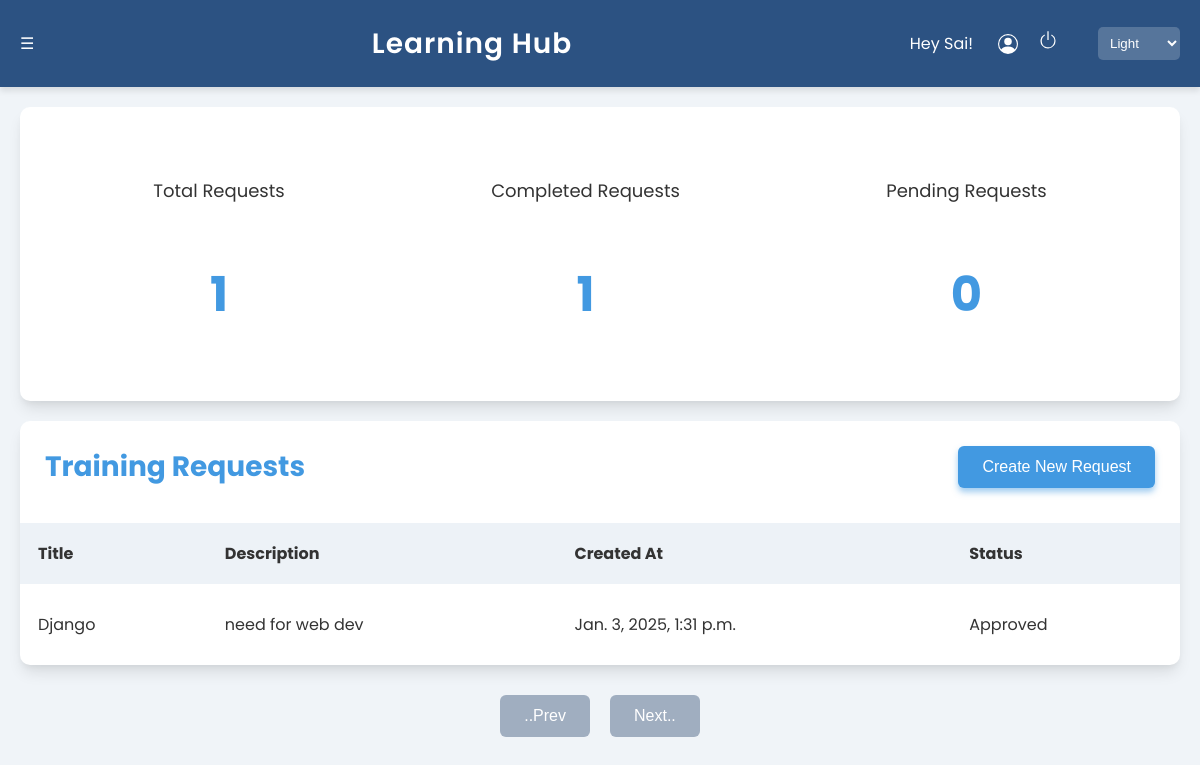
/dashboard/Manager/1, run on the app's committed database.
### authentication/models.py (models this page shows, shortened)
class User(models.Model):
    name = models.CharField(max_length=100)
    email = models.EmailField(unique=True)
    password = models.CharField(max_length=255)
    role = models.ForeignKey(Role, on_delete=models.CASCADE)

### dashboards/models.py (models this page shows, shortened)
class TrainingRequest(models.Model):
    request_id = models.AutoField(primary_key=True)
    title = models.CharField(max_length=255)
    description = models.TextField(null=True, blank=True)
    status = models.CharField(
        max_length=10,
        choices=[('Pending', 'Pending'),
                 ('Approved', 'Approved'),
                 ('Rejected', 'Rejected')],
        default='Pending'
    )
    account_manager = models.ForeignKey(
        'authentication.User',
        on_delete=models.CASCADE,
        limit_choices_to={'role__role_name': 'Manager'}
    )
    course_duration = models.PositiveIntegerField(help_text="Duration in days")  # New field
    employee_count = models.PositiveIntegerField(help_text="Number of employees involved")  # New field
    created_at = models.DateTimeField(auto_now_add=True)

### dashboards/views.py (the view)
# urls.py: path('Manager/<int:user_id>', views.Manager_view, name='Manager'),
def Manager_view(request, user_id):
    manager = get_object_or_404(User, id=user_id)
    training_requests = TrainingRequest.objects.filter(account_manager=manager).order_by('-created_at')
    limit = int(request.GET.get('limit', 5))
    offset = int(request.GET.get('offset', 0))
    paginator = Paginator(training_requests, limit)
    page_number = offset // limit + 1
    page = paginator.get_page(page_number)
    context = {
        'name': manager.name,
        'total': training_requests.count(),
        'completed': training_requests.filter(status='Approved').count(),
        'pending': training_requests.filter(status='Pending').count(),
        'data': page,
    }
    if request.method == 'POST':
        form = TrainingRequestForm(request.POST)
        if form.is_valid():
            instance = form.save(commit=False)
            instance.account_manager = manager  # Set the account manager
            instance.save()  # Save the instance to the database
            return redirect("Manager", user_id=user_id)
        else:
            print(form.errors)  # Print errors for debugging
    else:
        form = TrainingRequestForm()
    context['form'] = form
    return render(request, 'dashboards/Manager.html', context)

### dashboards/forms.py
class TrainingRequestForm(forms.ModelForm):
    class Meta:
        model = TrainingRequest
        fields = ['title', 'description', 'course_duration', 'employee_count']
        widgets = {
            'description': forms.Textarea(attrs={'rows': 4}),
            'status': forms.Select(),
        }

### dashboards/templates/dashboards/Manager.html (shortened to what this page needs)
{% load static %}
<!DOCTYPE html>
<html lang="en">
    <head>
    <link rel="stylesheet" href="{% static 'css/manager.css' %}">
</head>
<body class="light">
  <div class="navbar">
    <div class="navbar-left">
        <div class="menu-icon">&#9776;</div>
    </div>
      <div class="title">Learning Hub</div>
      <div class="user-info">
          <span>Hey {{name}}!</span>
          <span class="d-inline-block" tabindex="0" data-bs-toggle="logout" title="logout">
            <a href={% url 'logout'%} class="logout">
            <svg xmlns="http://www.w3.org/2000/svg" width="20" height="20" fill="currentColor" class="bi bi-power" viewBox="0 0 16 16">
              <path d="M7.5 1v7h1V1z"/>
              <path d="M3 8.812a5 5 0 0 1 2.578-4.375l-.485-.874A6 6 0 1 0 11 3.616l-.501.865A5 5 0 1 1 3 8.812"/>
            </svg>
          </a>
          </span>
          <select id="theme-switcher" class="theme-switcher">
              <option value="light">Light</option>
          </select>
      </div>
  </div>
  <div class="summary fade-in" style="opacity: 1;">
      <div>
          <div>Total Requests</div>
          <div id="totalRequests" class="count">{{total}}</div>
      </div>
      <div>
          <div>Completed Requests</div>
          <div id="completedRequests" class="count">{{completed}}</div>
      </div>
      <div>
          <div>Pending Requests</div>
          <div id="pendingRequests" class="count">{{pending}}</div>
      </div>
  </div>
  <div class="container fade-in" style="opacity: 1;">
      <div class="header">
          <h2>Training Requests</h2>
          <button onclick="openForm()">Create New Request</button>
      </div>
      <table class="table">
        <thead>
            <tr>
                <th>Title</th>
                <th>Description</th>
                <th>Created At</th>
                <th>Status</th>
            </tr>
        </thead>
        <tbody id="requestTableBody">
            {% for item in data %}
            <tr>
                <td>{{ item.title }}</td>
                <td>{{ item.description }}</td>
                <td>{{ item.created_at }}</td>
                <td>{{ item.status }}</td>
            </tr>
            {% empty %}
            <tr>
                <td colspan="4">No data available</td>
            </tr>
            {% endfor %}
        </tbody>
    </table>
  </div>
<div id="pagination">
    <button id="prevButton" value="0" disabled>..Prev</button>
    <button id="nextButton" value="5" disabled>Next..</button>
</div>
</body>
</html>

### dashboards/static/css/manager.css (style rules this page uses)
body { font-family: 'Poppins', sans-serif; margin: 0; padding: 0; transition: background-color 0.5s, color 0.5s; }
body.light { background-color: #f0f4f8; color: #333; }
.navbar { padding: 20px; display: flex; justify-content: space-between; align-items: center; transition: background-color 0.5s; box-shadow: 0 4px 6px rgba(0, 0, 0, 0.1); }
.navbar-left { display: flex; align-items: center; }
.light .navbar { background-color: #2c5282; color: white; }
.navbar .title { font-size: 28px; font-weight: 600; letter-spacing: 1px; }
.navbar .user-info { display: flex; align-items: center; }
.navbar .user-info span { margin-right: 15px; }
.theme-switcher { margin-left: 15px; padding: 8px; border-radius: 5px; border: none; background-color: rgba(255, 255, 255, 0.2); color: inherit; cursor: pointer; transition: background-color 0.3s; }
.logout { color: white; transition: color 0.3s; }
.bi { padding: 10px; transition: transform 0.3s; }
.summary { display: flex; justify-content: space-around; padding: 30px; transition: background-color 0.5s, box-shadow 0.5s; border-radius: 10px; margin: 20px; }
.light .summary { background-color: #ffffff; box-shadow: 0 10px 15px -3px rgba(0, 0, 0, 0.1), 0 4px 6px -2px rgba(0, 0, 0, 0.05); }
.summary div { text-align: center; font-size: 18px; padding: 20px; border-radius: 8px; transition: transform 0.3s, box-shadow 0.3s; }
.summary div .count { font-size: 48px; font-weight: bold; margin-top: 15px; color: #4299e1; }
.container { margin: 20px; border-radius: 10px; overflow: hidden; transition: background-color 0.5s, box-shadow 0.5s; }
.light .container { background-color: #ffffff; box-shadow: 0 10px 15px -3px rgba(0, 0, 0, 0.1), 0 4px 6px -2px rgba(0, 0, 0, 0.05); }
.container .header { padding: 25px; display: flex; justify-content: space-between; align-items: center; }
.container .header h2 { margin: 0; font-size: 28px; color: #4299e1; }
.container .header button { padding: 12px 24px; background-color: #4299e1; border: none; color: white; font-size: 16px; cursor: pointer; border-radius: 6px; transition: all 0.3s ease; box-shadow: 0 4px 6px rgba(66, 153, 225, 0.5); }
.table { width: 100%; border-collapse: separate; border-spacing: 0 10px; }
.table th, .table td { padding: 18px; text-align: left; }
.light .table th { background-color: #edf2f7; }
.table tr { transition: all 0.3s ease; }
.fade-in { animation: fadeIn 0.5s ease-out; }
#pagination { display: flex; justify-content: center; margin: 30px 0; }
#pagination button { background-color: #4299e1; color: white; border: none; border-radius: 6px; padding: 12px 24px; font-size: 16px; cursor: pointer; margin: 0 10px; transition: all 0.3s ease; box-shadow: 0 4px 6px rgba(66, 153, 225, 0.3); }
#pagination button:disabled { background-color: #a0aec0; cursor: not-allowed; transform: none; box-shadow: none; }

### data on the page
User: name "Sai"
TrainingRequest: title "Django", description "need for web dev", created_at "Jan. 3, 2025, 1:31 p.m.", status "Approved"

### other printed values
{{ total }} "1"
{{ completed }} "1"
{{ pending }} "0"
